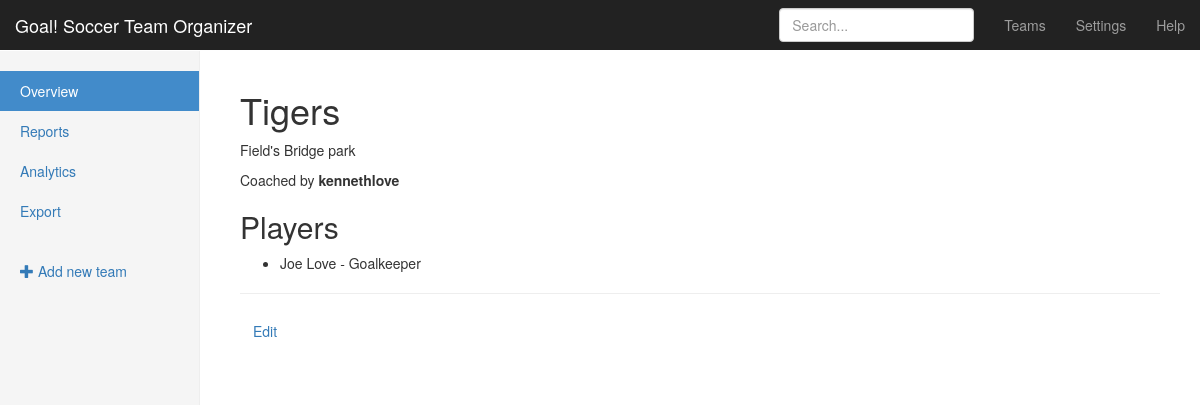
Before: /teams/1/ with the older database file.
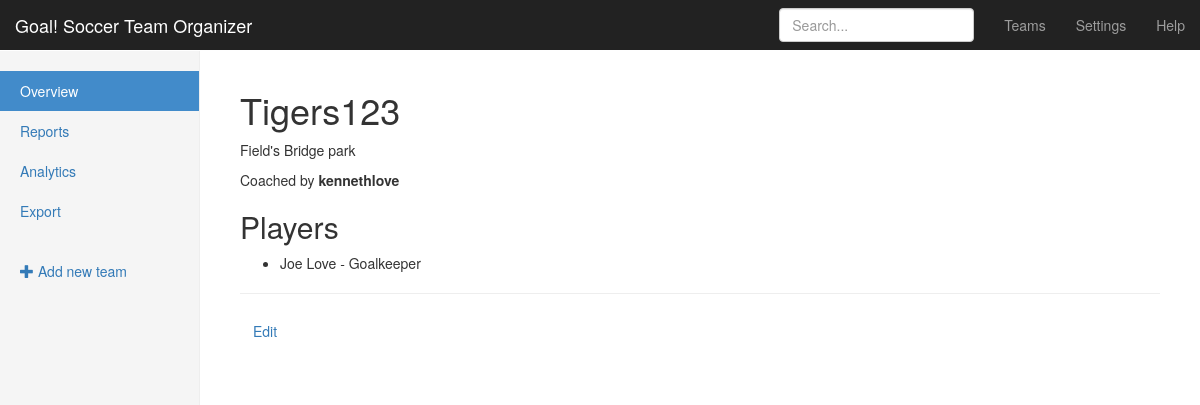
After: the same page with the newer database file.
### teams/models.py (models this page shows, shortened)
class Team(models.Model):
    name = models.CharField(max_length=255)
    coach = models.ForeignKey(User, related_name='teams')
    practice_location = models.CharField(max_length=255)

### teams/views.py (the view)
# urls.py: url(r'^(?P<pk>\d+)/$', views.TeamDetailView.as_view(), name='detail'),
class TeamDetailView(DetailView, UpdateView):
    fields = ("name", "practice_location", "coach")
    model = models.Team
    template_name = "teams/team_detail.html"

### teams/templates/teams/team_detail.html (shortened to what this page needs)
{% extends "teams/_layout.html" %}
{% block body_content %}
<h1>{{ team.name  }}</h1>
<p class="muted">{{ team.practice_location }}</p>
<p>Coached by <strong>{{ team.coach.get_full_name|default:team.coach }}</strong></p>
<h2>Players</h2>
<ul>
{% for player in team.players.all %}
	<li>{{ player.name }} - {{ player.get_position_display }}</li>
{% endfor %}
</ul>
<hr>
<p>
    <a href="{% url 'teams:update' pk=team.pk %}" class="btn">Edit</a>
</p>
{% endblock %}

Changed rows visible on the page:
changed Team "Field's Bridge park": name "Tigers" → "Tigers123"
